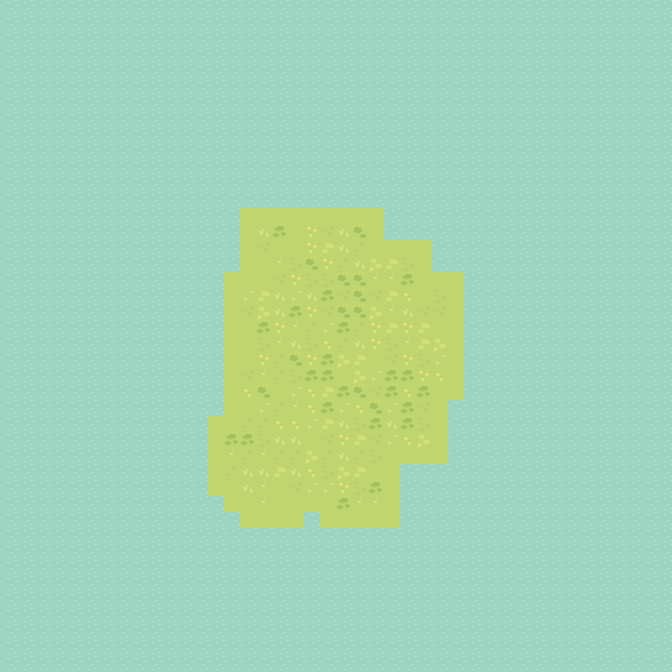

A 2D game scene composited from a Tiled map and its tileset images. What follows is a short description and the map's XML, with each tile layer's data collapsed to a summary:
An orthogonal 42x42 tile map with 16x16 px tiles, 3 tile layers (water, grass, solidCollision), 2 tilesets.

<map version="1.10" tiledversion="1.11.2" orientation="orthogonal" renderorder="right-down" width="42" height="42" tilewidth="16" tileheight="16" infinite="0" nextlayerid="5" nextobjectid="1">
 <editorsettings>
  <export target="../Documents/RPG-game/data/tileData/level3/map.csv" format="csv" />
 </editorsettings>
 <tileset firstgid="1" source="Water.tsx" />
 <tileset firstgid="5" source="Grass.tsx" />
 <layer id="2" name="water" width="42" height="42">
  <data>[1764 cells, 1764 non-empty, 4 distinct tile ids]</data>
 </layer>
 <layer id="3" name="grass" width="42" height="42">
  <data>[1764 cells, 265 non-empty, 26 distinct tile ids]</data>
 </layer>
 <layer id="4" name="solidCollision" width="42" height="42">
  <data>[1764 cells, 72 non-empty, 1 distinct tile ids]</data>
 </layer>
</map>
